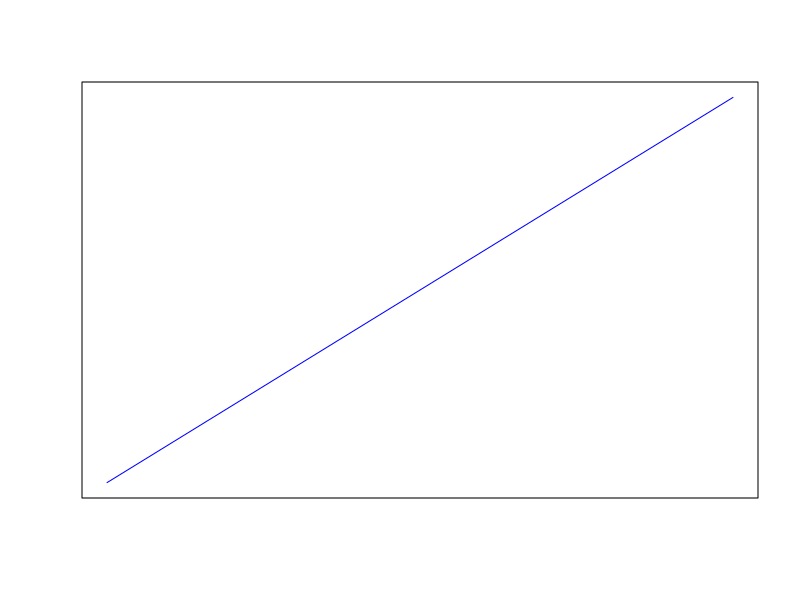
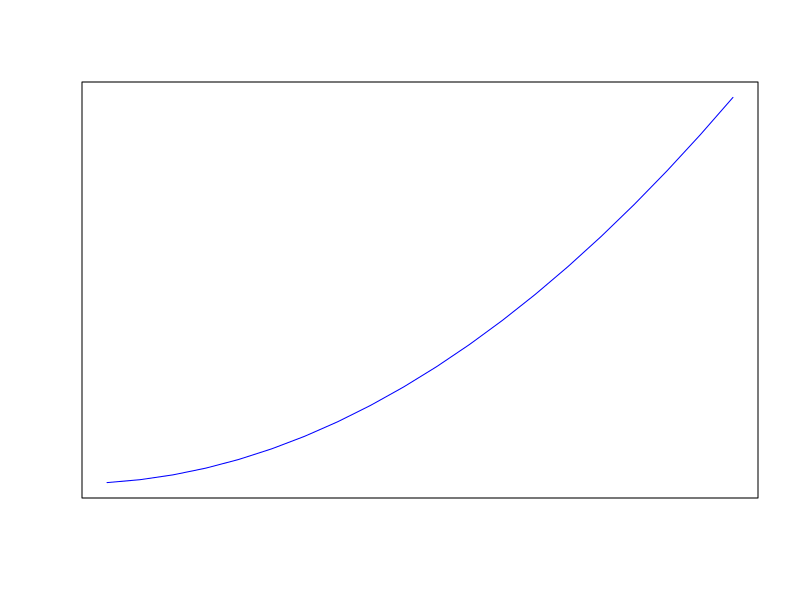
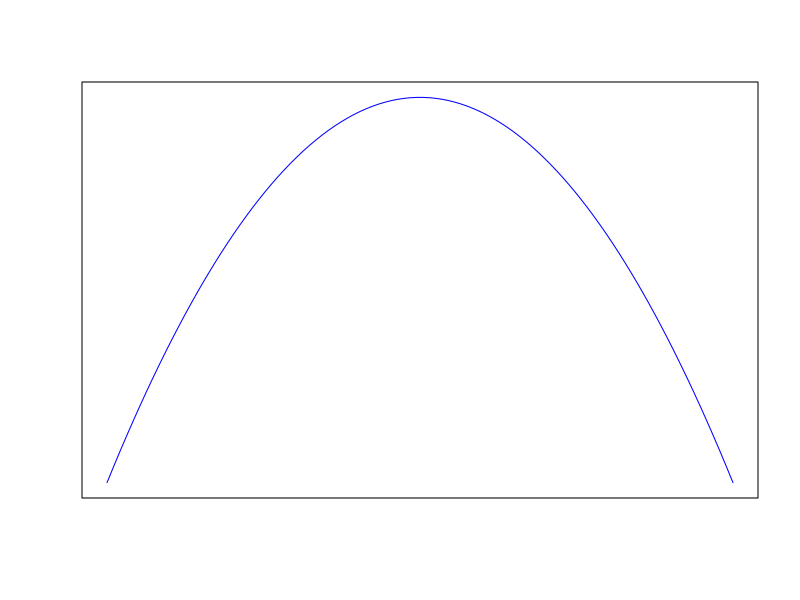
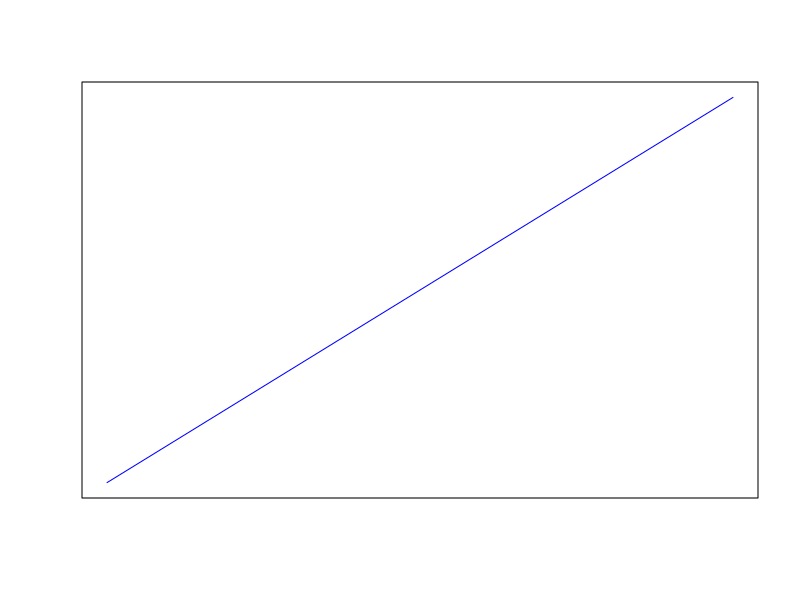
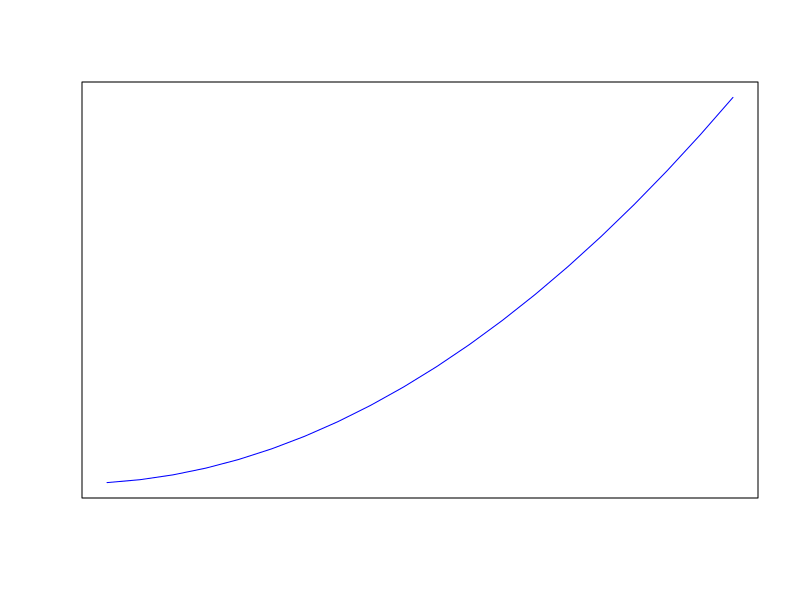
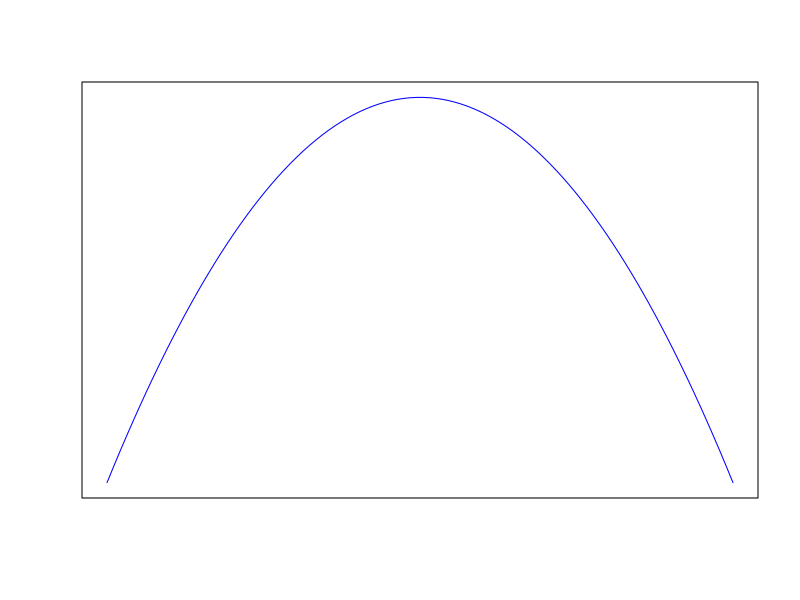

Reproduce these figures in R, in order.
## ---- chunk 1
knitr::opts_chunk$set(echo = FALSE)
## ---- chunk 2
plot(seq(1:20), seq(1:20), type="l", xaxt="n", yaxt="n", ylab="", xlab="", col="blue")
## ---- chunk 3
plot(seq(1:20), seq(1:20)^2, type="l", xaxt="n", yaxt="n", ylab="", xlab="", col="blue")
## ---- chunk 4
p = seq(0,1, length=100)
plot(p, dbeta(p, 2, 2), type='l', xaxt="n", yaxt="n", ylab="", xlab="", col="blue")
## ---- chunk 5
plot(seq(1:20), seq(1:20), type="l", xaxt="n", yaxt="n", ylab="", xlab="", col="blue")
## ---- chunk 6
plot(seq(1:20), seq(1:20)^2, type="l", xaxt="n", yaxt="n", ylab="", xlab="", col="blue")
## ---- chunk 7
p = seq(0,1, length=100)
plot(p, dbeta(p, 2, 2), type='l', xaxt="n", yaxt="n", ylab="", xlab="", col="blue")
